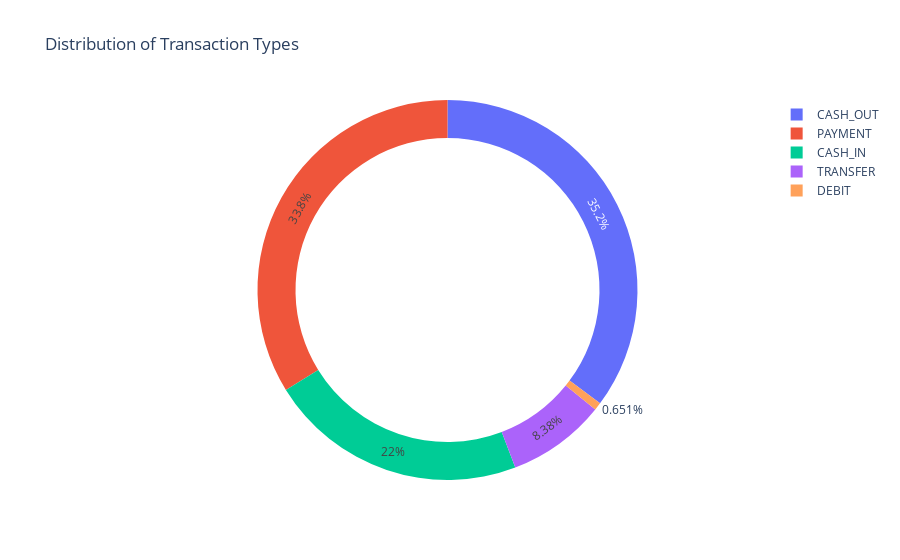

Notebook code for this chart:
### Code cell
fig = px.pie(
    data_frame=card_data,          
    values=quantity,              
    names=transaction,             
    hole=0.8,                      
    title="Distribution of Transaction Types" 
)
fig.show()

### Figure 1 — Plotly figure (JSON) as saved in the notebook; plotly's stock layout.template omitted (floating-point values rounded to 4 significant figures)
{"data": [{"domain": {"x": [0, 1], "y": [0, 1]}, "hole": 0.8, "hovertemplate": "label=%{label}<br>value=%{value}<extra></extra>", "labels": ["CASH_OUT", "PAYMENT", "CASH_IN", "TRANSFER", "DEBIT"], "legendgroup": "", "name": "", "showlegend": true, "type": "pie", "values": [2237500, 2151495, 1399284, 532909, 41432]}], "layout": {"legend": {"tracegroupgap": 0}, "title": {"text": "Distribution of Transaction Types"}}}
